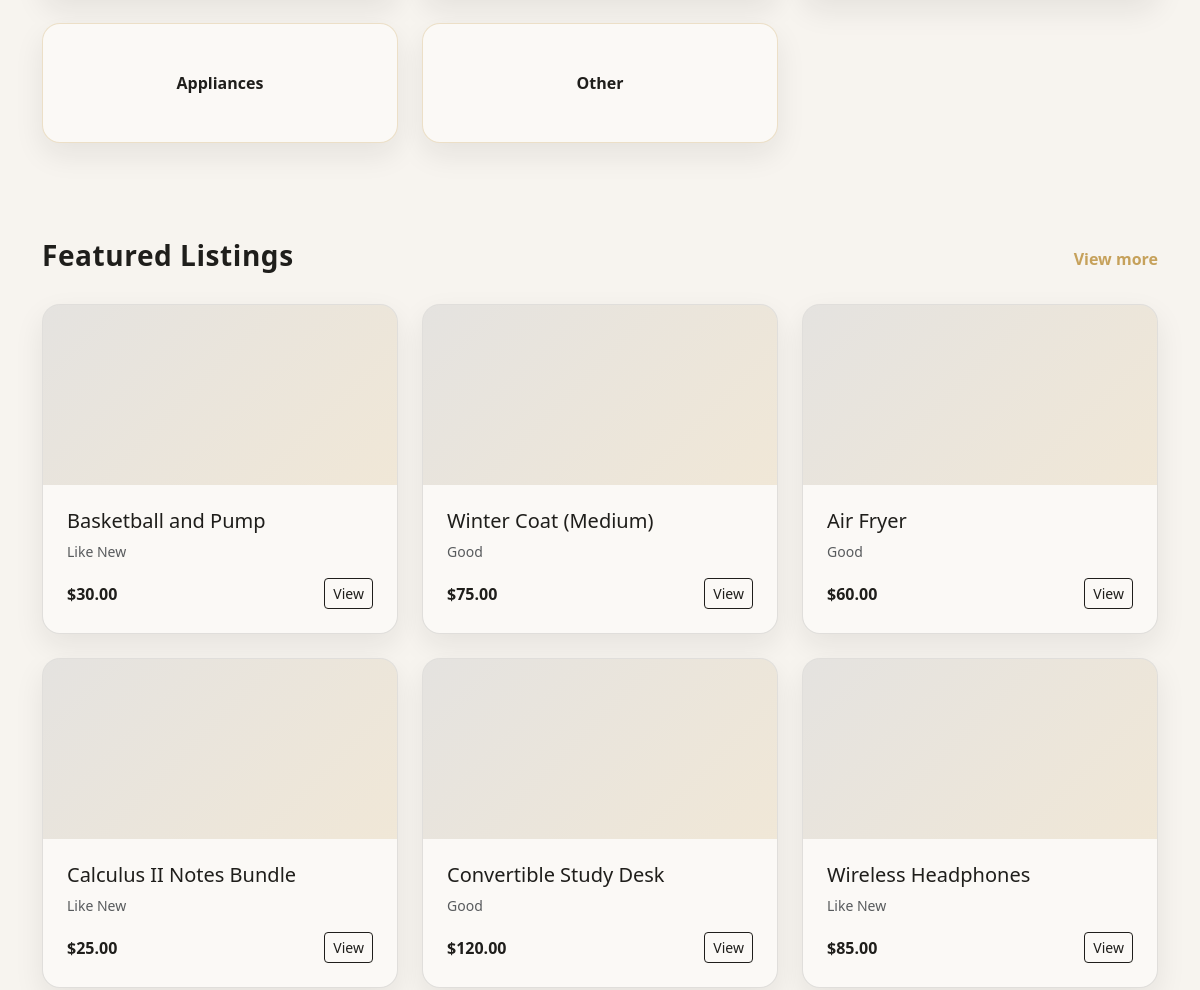
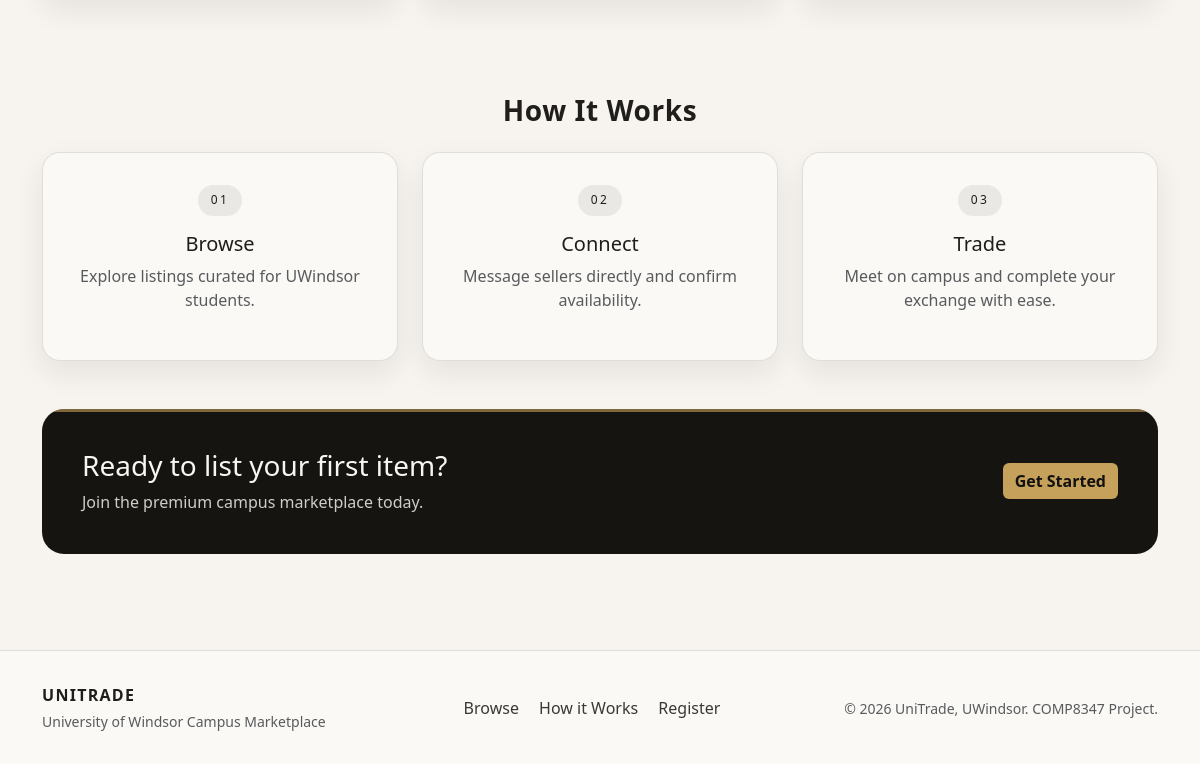
Before: / (lower part) with the older database file (2 pictures, top to bottom).
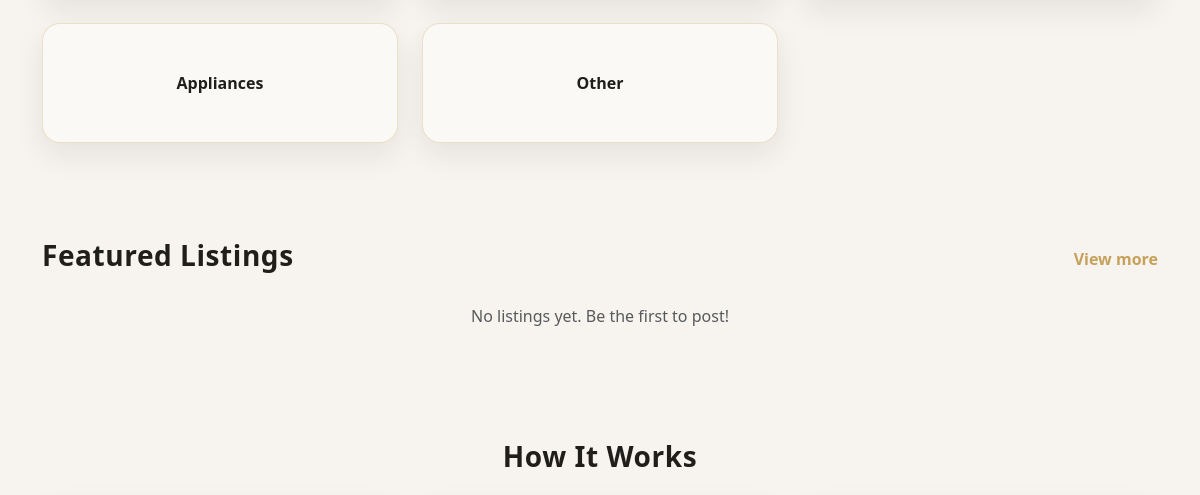
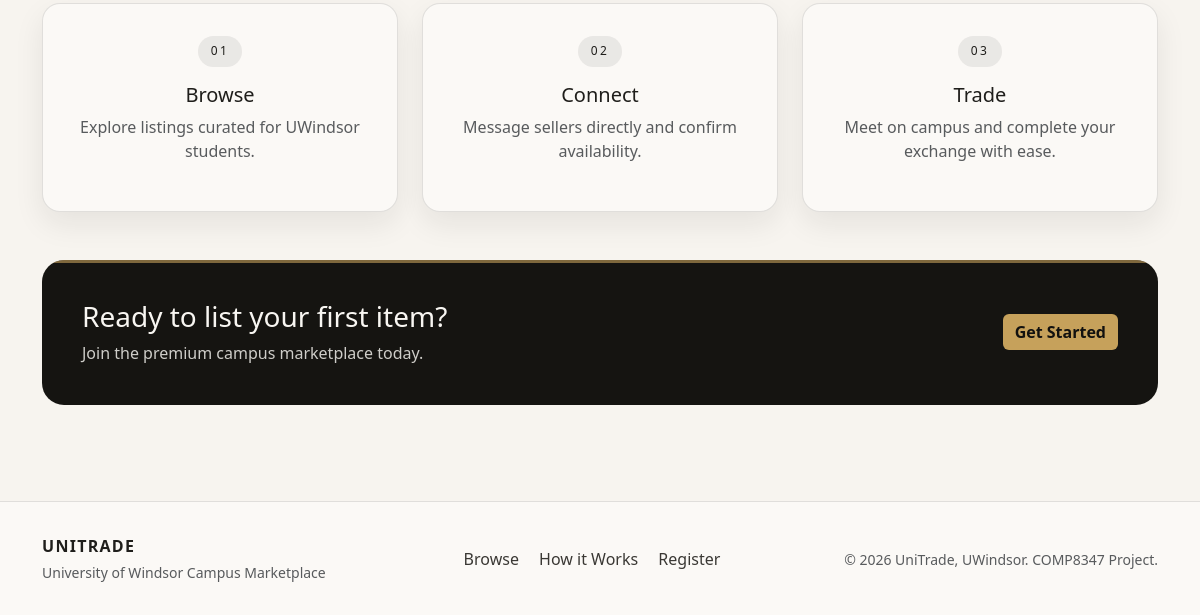
After: the same page with the newer database file (2 pictures, top to bottom).
### marketplace/models.py (models this page shows, shortened)
class Category(models.Model):
    name = models.CharField(max_length=100, unique=True)
    slug = models.SlugField(max_length=120, unique=True)
    class Meta:
        verbose_name_plural = 'categories'

class Item(models.Model):
    CONDITION_NEW = 'new'
    CONDITION_LIKE_NEW = 'like_new'
    CONDITION_GOOD = 'good'
    CONDITION_FAIR = 'fair'
    CONDITION_POOR = 'poor'
    CONDITION_CHOICES = [
        (CONDITION_NEW, 'New'),
        (CONDITION_LIKE_NEW, 'Like New'),
        (CONDITION_GOOD, 'Good'),
        (CONDITION_FAIR, 'Fair'),
        (CONDITION_POOR, 'Poor'),
    ]
    STATUS_DRAFT = 'draft'
    STATUS_PUBLISHED = 'published'
    STATUS_SOLD = 'sold'
    STATUS_CHOICES = [
        (STATUS_DRAFT, 'Draft'),
        (STATUS_PUBLISHED, 'Published'),
        (STATUS_SOLD, 'Sold'),
    ]
    seller = models.ForeignKey(User, on_delete=models.CASCADE, related_name='items')
    category = models.ForeignKey(Category, on_delete=models.PROTECT, related_name='items')
    title = models.CharField(max_length=200)
    description = models.TextField()
    price = models.DecimalField(max_digits=10, decimal_places=2)
    condition = models.CharField(max_length=20, choices=CONDITION_CHOICES)
    status = models.CharField(max_length=20, choices=STATUS_CHOICES, default=STATUS_PUBLISHED)
    location = models.CharField(max_length=120, blank=True, default='UWindsor Campus')
    negotiable = models.BooleanField(default=False)
    created_at = models.DateTimeField(auto_now_add=True)
    updated_at = models.DateTimeField(auto_now=True)
    class Meta:
        ordering = ['-created_at']

### marketplace/views.py (the view)
# urls.py: path('', views.LandingView.as_view(), name='landing'),
class LandingView(TemplateView):
    template_name = 'landing.html'
    def get_context_data(self, **kwargs):
        context = super().get_context_data(**kwargs)
        context['categories'] = Category.objects.all()
        context['landing_listings'] = (
            Item.objects.filter(status=Item.STATUS_PUBLISHED)
            .select_related('category', 'seller')
            .prefetch_related('images')[:6]
        )
        return context

### marketplace/context_processors.py (called while the page is built, shortened)
def django_messages(request):
    return {'django_messages': get_messages(request)}

def unread_message_summary(request):
    if not request.user.is_authenticated:
        return {'unread_messages_count': 0}

### templates/landing.html (shortened to what this page needs)
{% extends 'base.html' %}
{% load static %}
{% block extra_css %}
  <link href="{% static 'css/landing.css' %}" rel="stylesheet" />
{% endblock %}
{% block content %}
  <section class="landing-section" id="categories">
    <div class="row g-4">
      {% for category in categories %}
        <div class="col-6 col-lg-4">
          <a class="category-tile" href="{% url 'marketplace:browse' %}?category={{ category.pk }}">
            <span>{{ category.name }}</span>
          </a>
        </div>
      {% endfor %}
    </div>
  </section>
  <section class="landing-section" id="featured">
    <div class="d-flex justify-content-between align-items-center mb-4">
      <h3 class="section-title">Featured Listings</h3>
      <a class="text-decoration-none gold-link" href="{% url 'marketplace:browse' %}">View more</a>
    </div>
    <div class="row g-4">
      {% for item in landing_listings %}
        <div class="col-md-6 col-xl-4">
          <div class="listing-card">
            <div class="listing-image">
              {% if item.images.first %}
                <img src="{{ item.images.first.image.url }}" alt="{{ item.title }}">
              {% else %}
                <div class="listing-placeholder"></div>
              {% endif %}
            </div>
            <div class="listing-body">
              <h5>{{ item.title }}</h5>
              <p class="text-muted small">{{ item.get_condition_display }}</p>
              <div class="d-flex justify-content-between align-items-center">
                <span class="price-tag">${{ item.price|floatformat:2 }}</span>
                <a class="btn btn-outline-primary btn-sm" href="{% url 'marketplace:item_detail' item.pk %}">
                  View
                </a>
              </div>
            </div>
          </div>
        </div>
      {% empty %}
        <div class="col-12">
          <p class="text-muted text-center">No listings yet. Be the first to post!</p>
        </div>
      {% endfor %}
    </div>
  </section>
  <section class="landing-section" id="how-it-works">
    <h3 class="section-title text-center mb-4">How It Works</h3>
    <div class="row g-4 justify-content-center">
      <div class="col-md-4">
        <div class="step-card">
          <span class="step-number">01</span>
          <h5>Browse</h5>
          <p class="text-muted">Explore listings curated for UWindsor students.</p>
        </div>
      </div>
      <div class="col-md-4">
        <div class="step-card">
          <span class="step-number">02</span>
          <h5>Connect</h5>
          <p class="text-muted">Message sellers directly and confirm availability.</p>
        </div>
      </div>
      <div class="col-md-4">
        <div class="step-card">
          <span class="step-number">03</span>
          <h5>Trade</h5>
          <p class="text-muted">Meet on campus and complete your exchange with ease.</p>
        </div>
      </div>
    </div>
  </section>
  <section class="cta-section">
    <div class="cta-inner">
      <div>
        <h3>Ready to list your first item?</h3>
        <p class="cta-subtitle mb-0">Join the premium campus marketplace today.</p>
      </div>
      {% if user.is_authenticated %}
        <a class="btn btn-light" href="{% url 'marketplace:item_post' %}">Post an Ad</a>
      {% else %}
        <a class="btn btn-light" href="{% url 'marketplace:register' %}">Get Started</a>
      {% endif %}
    </div>
  </section>
{% endblock %}

Changed rows visible on the page:
removed Item: title "Basketball and Pump", condition "Like New", price "30.00"
removed Item: title "Winter Coat (Medium)", condition "Good", price "75.00"
removed Item: title "Air Fryer", condition "Good", price "60.00"
removed Item: title "Calculus II Notes Bundle", condition "Like New", price "25.00"
removed Item: title "Convertible Study Desk", condition "Good", price "120.00"
removed Item: title "Wireless Headphones", condition "Like New", price "85.00"
Other visible differences:
text now shown: "No listings yet. Be the first to post!"
